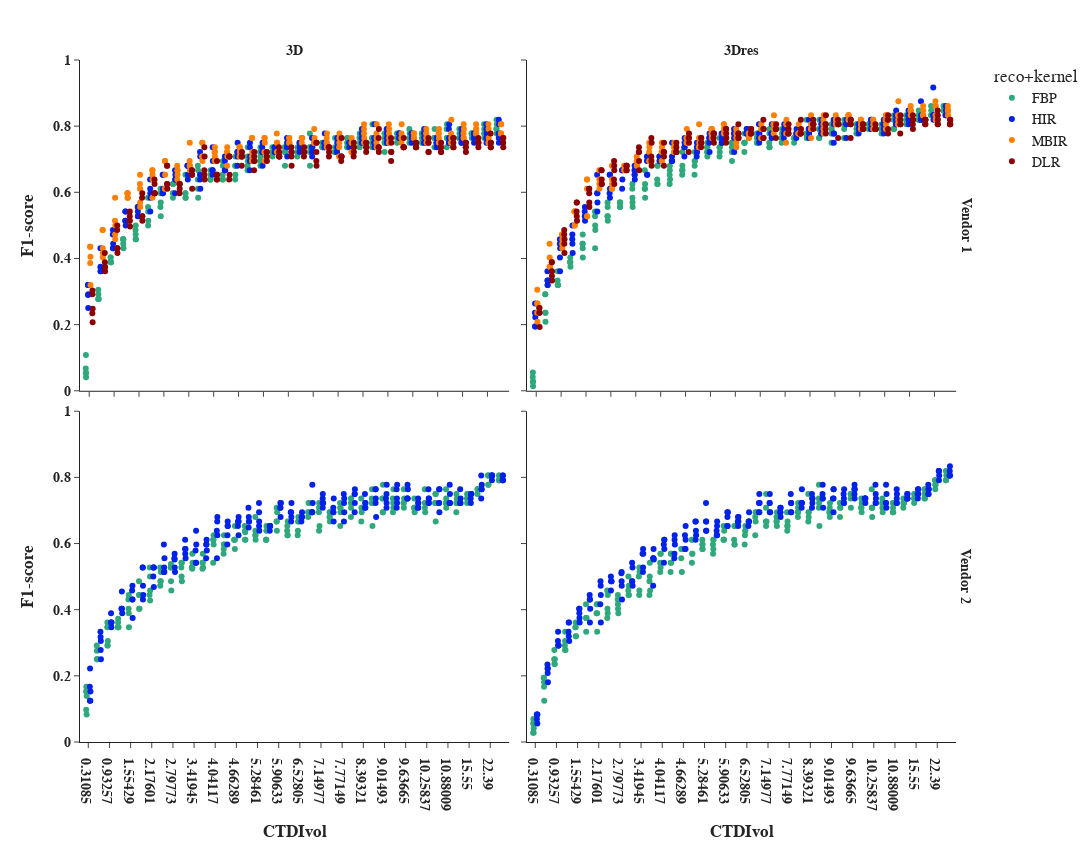

Write notebook code for a chart like this one.
### Code cell
lesion_seg_summary_rep_plot = lesion_seg_summary_rep[(lesion_seg_summary_rep["network"].isin(["<b>3D", "<b>3Dres"]))]
lesion_seg_summary_rep_plot = lesion_seg_summary_rep_plot[lesion_seg_summary_rep_plot["ct"].isin(["<b>Vendor 1", "<b>Vendor 2"])]

fig = px.strip(lesion_seg_summary_rep_plot,
             x="CTDIvol", y="F1-score",
             color="reco+kernel", facet_row="ct", facet_col="network",
             range_y=[0,1], template="simple_white", 
             hover_data=["precision", "recall"],
             color_discrete_sequence=["#2FA97C", "#0021E8", "#FF7F00", "darkred"],
             category_orders={"reco+kernel": ["FBP", "HIR", "MBIR", "DLR"],
                              "ct": ["<b>Vendor 1", "<b>Vendor 2",],
                              "network": ["<b>3D", "<b>3Dres"]})    

fig.update_xaxes(title_text="<b>CTDIvol", row=1)
fig.update_yaxes(title_text="<b>F1-score", col=1)
fig.update_xaxes(tickprefix="<b>",ticksuffix ="</b>", matches=None)
fig.update_yaxes(tickprefix="<b>",ticksuffix ="</b>")

fig.update_layout(
    font_family="Arial",
    font_size=14,
    title_font_family="Arial",
    title_font_color="black",
    height=850,
    width=1100
    
)

fig.for_each_annotation(lambda a: a.update(text=a.text.split("=")[1]))

#fig.add_shape(type='rect', x0=4, x1=16, y0=0, y1=0.75, line=dict(color="darkgreen", width=2),fillcolor="lightgreen", row=1, col=1)
#fig.add_shape(type='rect', x0=4, x1=16, y0=0, y1=0.75, line=dict(color="darkgreen", width=2),fillcolor="lightgreen", row=1, col=2)

fig.show()
fig.write_image(os.path.join(output_dir, f"lesion_seg_f1_score_points_dicethreshold_{dice_detection_threshold}.png"))

### Figure 1 — Plotly figure (JSON) as saved in the notebook; plotly's stock layout.template omitted (floating-point values rounded to 4 significant figures; data arrays with more than 128 entries replaced by an {"elided": "..."} marker saying what was removed)
{"data": [{"alignmentgroup": "True", "boxpoints": "all", "customdata": {"elided": "170x2 float values"}, "fillcolor": "rgba(255,255,255,0)", "hoveron": "points", "hovertemplate": "reco+kernel=FBP<br>ct=<b>Vendor 1<br>network=<b>3D<br>CTDIvol=%{x}<br>F1-score=%{y}<br>precision=%{customdata[0]}<br>recall=%{customdata[1]}<extra></extra>", "legendgroup": "FBP", "line": {"color": "rgba(255,255,255,0)"}, "marker": {"color": "#2FA97C"}, "name": "FBP", "offsetgroup": "FBP", "orientation": "v", "pointpos": 0, "showlegend": true, "type": "box", "x": {"elided": "170 str values"}, "x0": " ", "xaxis": "x3", "y": {"elided": "170 float values"}, "y0": " ", "yaxis": "y3"}, {"alignmentgroup": "True", "boxpoints": "all", "customdata": {"elided": "170x2 float values"}, "fillcolor": "rgba(255,255,255,0)", "hoveron": "points", "hovertemplate": "reco+kernel=FBP<br>ct=<b>Vendor 1<br>network=<b>3Dres<br>CTDIvol=%{x}<br>F1-score=%{y}<br>precision=%{customdata[0]}<br>recall=%{customdata[1]}<extra></extra>", "legendgroup": "FBP", "line": {"color": "rgba(255,255,255,0)"}, "marker": {"color": "#2FA97C"}, "name": "FBP", "offsetgroup": "FBP", "orientation": "v", "pointpos": 0, "showlegend": false, "type": "box", "x": {"elided": "170 str values"}, "x0": " ", "xaxis": "x4", "y": {"elided": "170 float values"}, "y0": " ", "yaxis": "y4"}, {"alignmentgroup": "True", "boxpoints": "all", "customdata": {"elided": "200x2 float values"}, "fillcolor": "rgba(255,255,255,0)", "hoveron": "points", "hovertemplate": "reco+kernel=FBP<br>ct=<b>Vendor 2<br>network=<b>3D<br>CTDIvol=%{x}<br>F1-score=%{y}<br>precision=%{customdata[0]}<br>recall=%{customdata[1]}<extra></extra>", "legendgroup": "FBP", "line": {"color": "rgba(255,255,255,0)"}, "marker": {"color": "#2FA97C"}, "name": "FBP", "offsetgroup": "FBP", "orientation": "v", "pointpos": 0, "showlegend": false, "type": "box", "x": {"elided": "200 str values"}, "x0": " ", "xaxis": "x", "y": {"elided": "200 float values"}, "y0": " ", "yaxis": "y"}, {"alignmentgroup": "True", "boxpoints": "all", "customdata": {"elided": "200x2 float values"}, "fillcolor": "rgba(255,255,255,0)", "hoveron": "points", "hovertemplate": "reco+kernel=FBP<br>ct=<b>Vendor 2<br>network=<b>3Dres<br>CTDIvol=%{x}<br>F1-score=%{y}<br>precision=%{customdata[0]}<br>recall=%{customdata[1]}<extra></extra>", "legendgroup": "FBP", "line": {"color": "rgba(255,255,255,0)"}, "marker": {"color": "#2FA97C"}, "name": "FBP", "offsetgroup": "FBP", "orientation": "v", "pointpos": 0, "showlegend": false, "type": "box", "x": {"elided": "200 str values"}, "x0": " ", "xaxis": "x2", "y": {"elided": "200 float values"}, "y0": " ", "yaxis": "y2"}, {"alignmentgroup": "True", "boxpoints": "all", "customdata": {"elided": "170x2 float values"}, "fillcolor": "rgba(255,255,255,0)", "hoveron": "points", "hovertemplate": "reco+kernel=HIR<br>ct=<b>Vendor 1<br>network=<b>3D<br>CTDIvol=%{x}<br>F1-score=%{y}<br>precision=%{customdata[0]}<br>recall=%{customdata[1]}<extra></extra>", "legendgroup": "HIR", "line": {"color": "rgba(255,255,255,0)"}, "marker": {"color": "#0021E8"}, "name": "HIR", "offsetgroup": "HIR", "orientation": "v", "pointpos": 0, "showlegend": true, "type": "box", "x": {"elided": "170 str values"}, "x0": " ", "xaxis": "x3", "y": {"elided": "170 float values"}, "y0": " ", "yaxis": "y3"}, {"alignmentgroup": "True", "boxpoints": "all", "customdata": {"elided": "170x2 float values"}, "fillcolor": "rgba(255,255,255,0)", "hoveron": "points", "hovertemplate": "reco+kernel=HIR<br>ct=<b>Vendor 1<br>network=<b>3Dres<br>CTDIvol=%{x}<br>F1-score=%{y}<br>precision=%{customdata[0]}<br>recall=%{customdata[1]}<extra></extra>", "legendgroup": "HIR", "line": {"color": "rgba(255,255,255,0)"}, "marker": {"color": "#0021E8"}, "name": "HIR", "offsetgroup": "HIR", "orientation": "v", "pointpos": 0, "showlegend": false, "type": "box", "x": {"elided": "170 str values"}, "x0": " ", "xaxis": "x4", "y": {"elided": "170 float values"}, "y0": " ", "yaxis": "y4"}, {"alignmentgroup": "True", "boxpoints": "all", "customdata": {"elided": "200x2 float values"}, "fillcolor": "rgba(255,255,255,0)", "hoveron": "points", "hovertemplate": "reco+kernel=HIR<br>ct=<b>Vendor 2<br>network=<b>3D<br>CTDIvol=%{x}<br>F1-score=%{y}<br>precision=%{customdata[0]}<br>recall=%{customdata[1]}<extra></extra>", "legendgroup": "HIR", "line": {"color": "rgba(255,255,255,0)"}, "marker": {"color": "#0021E8"}, "name": "HIR", "offsetgroup": "HIR", "orientation": "v", "pointpos": 0, "showlegend": false, "type": "box", "x": {"elided": "200 str values"}, "x0": " ", "xaxis": "x", "y": {"elided": "200 float values"}, "y0": " ", "yaxis": "y"}, {"alignmentgroup": "True", "boxpoints": "all", "customdata": {"elided": "200x2 float values"}, "fillcolor": "rgba(255,255,255,0)", "hoveron": "points", "hovertemplate": "reco+kernel=HIR<br>ct=<b>Vendor 2<br>network=<b>3Dres<br>CTDIvol=%{x}<br>F1-score=%{y}<br>precision=%{customdata[0]}<br>recall=%{customdata[1]}<extra></extra>", "legendgroup": "HIR", "line": {"color": "rgba(255,255,255,0)"}, "marker": {"color": "#0021E8"}, "name": "HIR", "offsetgroup": "HIR", "orientation": "v", "pointpos": 0, "showlegend": false, "type": "box", "x": {"elided": "200 str values"}, "x0": " ", "xaxis": "x2", "y": {"elided": "200 float values"}, "y0": " ", "yaxis": "y2"}, {"alignmentgroup": "True", "boxpoints": "all", "customdata": {"elided": "170x2 float values"}, "fillcolor": "rgba(255,255,255,0)", "hoveron": "points", "hovertemplate": "reco+kernel=MBIR<br>ct=<b>Vendor 1<br>network=<b>3D<br>CTDIvol=%{x}<br>F1-score=%{y}<br>precision=%{customdata[0]}<br>recall=%{customdata[1]}<extra></extra>", "legendgroup": "MBIR", "line": {"color": "rgba(255,255,255,0)"}, "marker": {"color": "#FF7F00"}, "name": "MBIR", "offsetgroup": "MBIR", "orientation": "v", "pointpos": 0, "showlegend": true, "type": "box", "x": {"elided": "170 str values"}, "x0": " ", "xaxis": "x3", "y": {"elided": "170 float values"}, "y0": " ", "yaxis": "y3"}, {"alignmentgroup": "True", "boxpoints": "all", "customdata": {"elided": "170x2 float values"}, "fillcolor": "rgba(255,255,255,0)", "hoveron": "points", "hovertemplate": "reco+kernel=MBIR<br>ct=<b>Vendor 1<br>network=<b>3Dres<br>CTDIvol=%{x}<br>F1-score=%{y}<br>precision=%{customdata[0]}<br>recall=%{customdata[1]}<extra></extra>", "legendgroup": "MBIR", "line": {"color": "rgba(255,255,255,0)"}, "marker": {"color": "#FF7F00"}, "name": "MBIR", "offsetgroup": "MBIR", "orientation": "v", "pointpos": 0, "showlegend": false, "type": "box", "x": {"elided": "170 str values"}, "x0": " ", "xaxis": "x4", "y": {"elided": "170 float values"}, "y0": " ", "yaxis": "y4"}, {"alignmentgroup": "True", "boxpoints": "all", "customdata": {"elided": "170x2 float values"}, "fillcolor": "rgba(255,255,255,0)", "hoveron": "points", "hovertemplate": "reco+kernel=DLR<br>ct=<b>Vendor 1<br>network=<b>3D<br>CTDIvol=%{x}<br>F1-score=%{y}<br>precision=%{customdata[0]}<br>recall=%{customdata[1]}<extra></extra>", "legendgroup": "DLR", "line": {"color": "rgba(255,255,255,0)"}, "marker": {"color": "darkred"}, "name": "DLR", "offsetgroup": "DLR", "orientation": "v", "pointpos": 0, "showlegend": true, "type": "box", "x": {"elided": "170 str values"}, "x0": " ", "xaxis": "x3", "y": {"elided": "170 float values"}, "y0": " ", "yaxis": "y3"}, {"alignmentgroup": "True", "boxpoints": "all", "customdata": {"elided": "170x2 float values"}, "fillcolor": "rgba(255,255,255,0)", "hoveron": "points", "hovertemplate": "reco+kernel=DLR<br>ct=<b>Vendor 1<br>network=<b>3Dres<br>CTDIvol=%{x}<br>F1-score=%{y}<br>precision=%{customdata[0]}<br>recall=%{customdata[1]}<extra></extra>", "legendgroup": "DLR", "line": {"color": "rgba(255,255,255,0)"}, "marker": {"color": "darkred"}, "name": "DLR", "offsetgroup": "DLR", "orientation": "v", "pointpos": 0, "showlegend": false, "type": "box", "x": {"elided": "170 str values"}, "x0": " ", "xaxis": "x4", "y": {"elided": "170 float values"}, "y0": " ", "yaxis": "y4"}], "layout": {"annotations": [{"font": {}, "showarrow": false, "text": "<b>3D", "x": 0.24, "xanchor": "center", "xref": "paper", "y": 1, "yanchor": "bottom", "yref": "paper"}, {"font": {}, "showarrow": false, "text": "<b>3Dres", "x": 0.74, "xanchor": "center", "xref": "paper", "y": 1, "yanchor": "bottom", "yref": "paper"}, {"font": {}, "showarrow": false, "text": "<b>Vendor 2", "textangle": 90, "x": 0.98, "xanchor": "left", "xref": "paper", "y": 0.2425, "yanchor": "middle", "yref": "paper"}, {"font": {}, "showarrow": false, "text": "<b>Vendor 1", "textangle": 90, "x": 0.98, "xanchor": "left", "xref": "paper", "y": 0.7575, "yanchor": "middle", "yref": "paper"}], "boxmode": "group", "font": {"family": "Arial", "size": 14}, "height": 850, "legend": {"title": {"text": "reco+kernel"}, "tracegroupgap": 0}, "margin": {"t": 60}, "title": {"font": {"color": "black", "family": "Arial"}}, "width": 1100, "xaxis": {"anchor": "y", "domain": [0, 0.48], "tickprefix": "<b>", "ticksuffix": "</b>", "title": {"text": "<b>CTDIvol"}}, "xaxis2": {"anchor": "y2", "domain": [0.5, 0.98], "tickprefix": "<b>", "ticksuffix": "</b>", "title": {"text": "<b>CTDIvol"}}, "xaxis3": {"anchor": "y3", "domain": [0, 0.48], "showticklabels": false, "tickprefix": "<b>", "ticksuffix": "</b>"}, "xaxis4": {"anchor": "y4", "domain": [0.5, 0.98], "showticklabels": false, "tickprefix": "<b>", "ticksuffix": "</b>"}, "yaxis": {"anchor": "x", "domain": [0, 0.485], "range": [0, 1], "tickprefix": "<b>", "ticksuffix": "</b>", "title": {"text": "<b>F1-score"}}, "yaxis2": {"anchor": "x2", "domain": [0, 0.485], "matches": "y", "showticklabels": false, "tickprefix": "<b>", "ticksuffix": "</b>"}, "yaxis3": {"anchor": "x3", "domain": [0.515, 1], "matches": "y", "range": [0, 1], "tickprefix": "<b>", "ticksuffix": "</b>", "title": {"text": "<b>F1-score"}}, "yaxis4": {"anchor": "x4", "domain": [0.515, 1], "matches": "y", "showticklabels": false, "tickprefix": "<b>", "ticksuffix": "</b>"}}}
